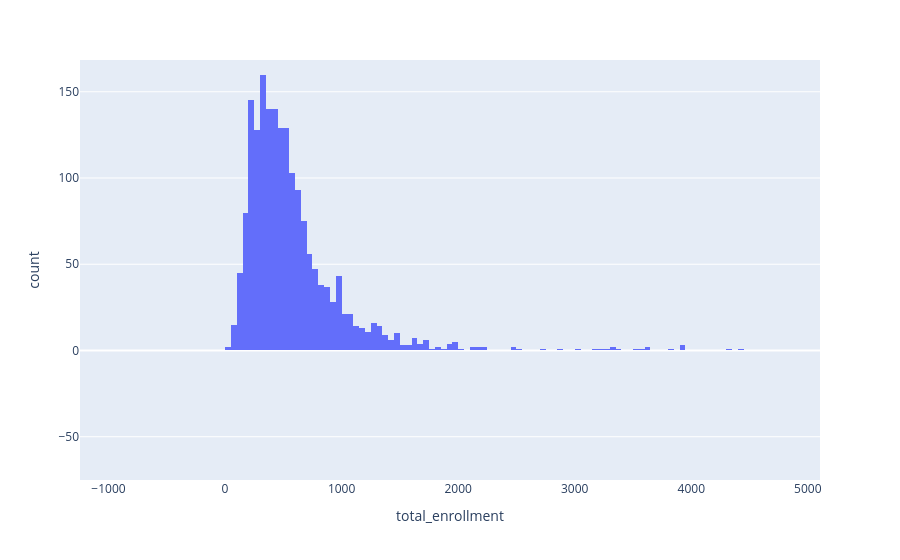

Notebook code for this chart:
### Markdown cell above
#Task 2: Visually Explore the Data

![](https://media.giphy.com/media/wc5K9GF6Rort3DzFvi/giphy.gif)

Now comes the even more fun part! We get to visualize the data to identify broad trends, and to spot relationships, if any, between the variables in the dataset. 

Remember: `px.histogram` is the workhorse of the Plotly library. It will be the most used function in your Python toolbox, especially as you're familiarizing yourself with a dataset.

### Task 2A. Create a histogram to view the distribution of total student enrollment in NYC public high schools.

<span style='background :#FFF59E'>**Hint:** You'll need to use the `total_enrollment` column of your DataFrame!</span>

### Code cell
# Plot the data showing the total student enrollment
px.histogram(schools, x = 'total_enrollment' )

### Figure 1 — Plotly figure (JSON) as saved in the notebook; plotly's stock layout.template omitted (floating-point values rounded to 4 significant figures; data arrays with more than 128 entries replaced by an {"elided": "..."} marker saying what was removed)
{"data": [{"alignmentgroup": "True", "bingroup": "x", "hovertemplate": "total_enrollment=%{x}<br>count=%{y}<extra></extra>", "legendgroup": "", "marker": {"color": "#636efa", "pattern": {"shape": ""}}, "name": "", "offsetgroup": "", "orientation": "v", "showlegend": false, "type": "histogram", "x": {"elided": "1834 float values"}, "xaxis": "x", "yaxis": "y"}], "layout": {"autosize": true, "barmode": "relative", "legend": {"tracegroupgap": 0}, "margin": {"t": 60}, "xaxis": {"anchor": "y", "autorange": false, "domain": [0, 1], "range": [-1244.0, 5105.0], "title": {"text": "total_enrollment"}, "type": "linear"}, "yaxis": {"anchor": "x", "autorange": false, "domain": [0, 1], "range": [-75.09, 168.4], "title": {"text": "count"}}}}
